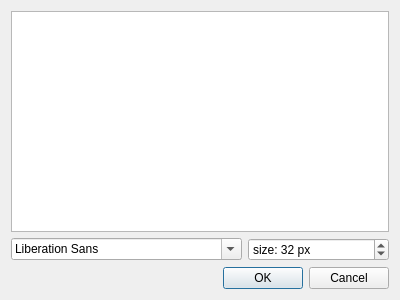
<?xml version="1.0" encoding="UTF-8"?>
<ui version="4.0">
 <class>AddFontDialog</class>
 <widget class="QDialog" name="AddFontDialog">
  <property name="geometry">
   <rect>
    <x>0</x>
    <y>0</y>
    <width>400</width>
    <height>300</height>
   </rect>
  </property>
  <property name="windowTitle">
   <string>Dialog</string>
  </property>
  <layout class="QVBoxLayout" name="verticalLayout">
   <item>
    <widget class="QTextEdit" name="textEdit"/>
   </item>
   <item>
    <layout class="QHBoxLayout" name="horizontalLayout">
     <item>
      <widget class="QFontComboBox" name="fontComboBox"/>
     </item>
     <item>
      <widget class="QSpinBox" name="spinBox">
       <property name="suffix">
        <string> px</string>
       </property>
       <property name="prefix">
        <string>size: </string>
       </property>
       <property name="minimum">
        <number>1</number>
       </property>
       <property name="maximum">
        <number>100000</number>
       </property>
       <property name="stepType">
        <enum>QAbstractSpinBox::AdaptiveDecimalStepType</enum>
       </property>
       <property name="value">
        <number>32</number>
       </property>
      </widget>
     </item>
    </layout>
   </item>
   <item>
    <widget class="QDialogButtonBox" name="buttonBox">
     <property name="orientation">
      <enum>Qt::Horizontal</enum>
     </property>
     <property name="standardButtons">
      <set>QDialogButtonBox::Cancel|QDialogButtonBox::Ok</set>
     </property>
    </widget>
   </item>
  </layout>
 </widget>
 <resources/>
 <connections>
  <connection>
   <sender>buttonBox</sender>
   <signal>accepted()</signal>
   <receiver>AddFontDialog</receiver>
   <slot>accept()</slot>
   <hints>
    <hint type="sourcelabel">
     <x>248</x>
     <y>254</y>
    </hint>
    <hint type="destinationlabel">
     <x>157</x>
     <y>274</y>
    </hint>
   </hints>
  </connection>
  <connection>
   <sender>buttonBox</sender>
   <signal>rejected()</signal>
   <receiver>AddFontDialog</receiver>
   <slot>reject()</slot>
   <hints>
    <hint type="sourcelabel">
     <x>316</x>
     <y>260</y>
    </hint>
    <hint type="destinationlabel">
     <x>286</x>
     <y>274</y>
    </hint>
   </hints>
  </connection>
 </connections>
</ui>
